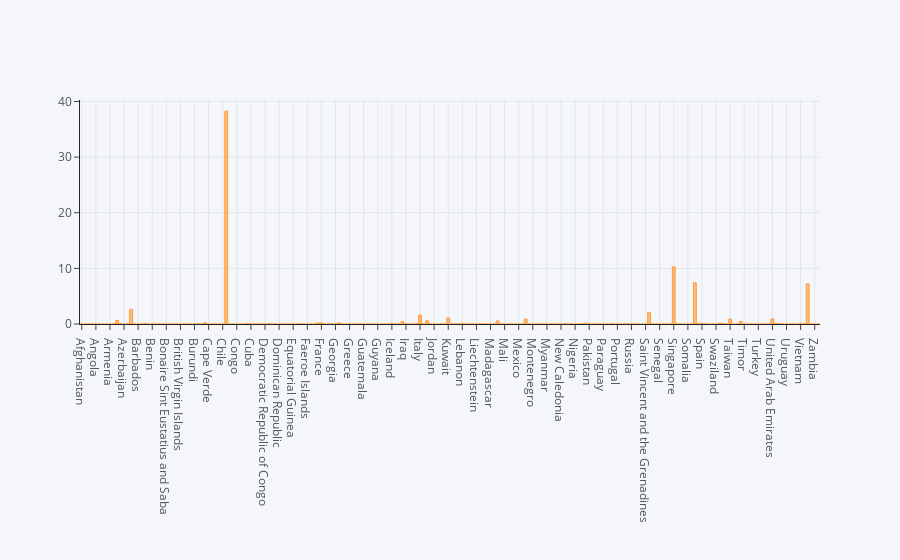

The code cell stored with this chart in its notebook:
### Code cell
df2.iplot(kind='bar',x='location',y='February-20')

### Figure 1 — Plotly figure (JSON) as saved in the notebook; plotly's stock layout.template omitted (floating-point values rounded to 4 significant figures; data arrays with more than 128 entries replaced by an {"elided": "..."} marker saying what was removed)
{"data": [{"marker": {"color": "rgba(255, 153, 51, 0.6)", "line": {"color": "rgba(255, 153, 51, 1.0)", "width": 1}}, "name": "February-20", "orientation": "v", "text": "", "type": "bar", "x": {"elided": "210 str values"}, "y": {"elided": "210 float values"}}], "layout": {"legend": {"bgcolor": "#F5F6F9", "font": {"color": "#4D5663"}}, "paper_bgcolor": "#F5F6F9", "plot_bgcolor": "#F5F6F9", "title": {"font": {"color": "#4D5663"}}, "xaxis": {"gridcolor": "#E1E5ED", "showgrid": true, "tickfont": {"color": "#4D5663"}, "title": {"font": {"color": "#4D5663"}, "text": ""}, "zerolinecolor": "#E1E5ED"}, "yaxis": {"gridcolor": "#E1E5ED", "showgrid": true, "tickfont": {"color": "#4D5663"}, "title": {"font": {"color": "#4D5663"}, "text": ""}, "zerolinecolor": "#E1E5ED"}}}
